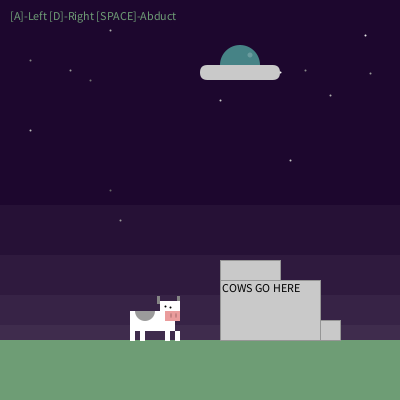
Frame 1 (no input)
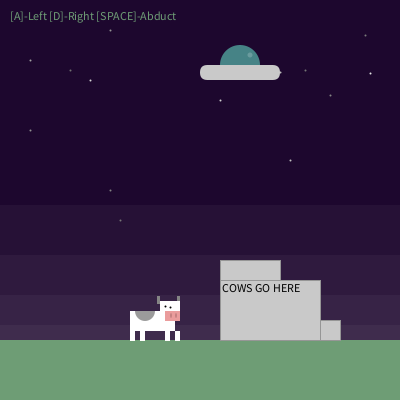
Frame 60 (the mouse pressed at the canvas centre just before this capture)
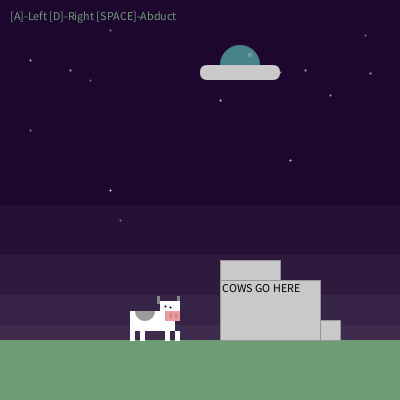
Frame 120 (the mouse held since frame 60 and released just before this capture)

The Processing sketch that drew these frames (run headless with seeded random() and noise(); from frame 60 on, the mouse is pressed at the canvas centre):

// Processing sketch: processing_165559
// ── processing_165559.pde

//INTERACTIVE TOY ASSIGNMENT
//by Brennan McNamara
//References: http://processing.org/discourse/beta/num_1139256015.html
//            Cylon Lander example


float gravity;

float shipX;
float shipY;

float shipXspeed;

float cowColorR;
float cowColorG;
float cowColorB;
float cowSpotAlpha;
float cowX;
float cowY;
float cowSpeed; 
float cowGround; //how far can the cow fall?

boolean cowcangoright;
boolean cowcangoleft;
boolean cowcanfall;
boolean cowbeamX;
boolean cowbeamY; //lets me know if the cow is effected by gravity or not
boolean cowalive; //not in use

//CONTROLS These make it so I can press multiple keys at a time.
boolean aPressed;
boolean dPressed;
boolean spacePressed;


void setup() {
  size(400, 400);
  background(110, 157, 117);
  gravity=1;
  cowColorR=255;
  cowColorG=255;
  cowColorB=255;
  cowSpotAlpha=100;
  cowalive=true;
  cowbeamX=false;
  cowbeamY=false;
  cowcangoright=true;
  cowcangoleft=true;
  aPressed=false;
  dPressed=false;
  spacePressed=false;
  shipandcowstart();
  cowGround=340;
}

//"INITIALIZE" SHIP AND COW
void shipandcowstart() {
  shipX=width/2;
  shipY=70;
  shipXspeed=0;
  //shipYspeed=0;
  cowX=130;
  cowY=340;
}

void draw() {
  drawscenery();
  drawstars();
  displaycontrols();
  moveship();
  drawship();
  updatecow();
  limitcow();
  drawcow(); 
  killcow(); 
  drawbeam();
  drawgrinder();
}

//BACKGROUND WITH STARS, GRADIENT, BARN
void drawscenery() {
  noStroke();
  fill(29, 7, 46);
  rect(0, 0, width, 340);
  horizonfadealphas();
  //GRASS
  fill(110, 157, 117); //green
  rect(0, 340, 340, 60);
}


//STARS - I referenced cylon_lander example
void drawstars() {
  strokeWeight(2);
  stroke(random(100, 255));
  point(220, 100);
  stroke(random(100, 255));
  point(250, 70);
  stroke(random(100, 255));
  point(280, 72);
  stroke(random(100, 255));
  point(305, 70);
  stroke(random(100, 255));
  point(365, 35);
  stroke(random(100, 255));
  point(370, 73);
  stroke(random(100, 255));
  point(330, 95);
  stroke(random(100, 255));
  point(30, 130);
  stroke(random(100, 255));
  point(70, 70);
  stroke(random(100, 255));
  point(90, 80);
  stroke(random(100, 255));
  point(30, 60);
  stroke(random(100, 255));
  point(110, 190);
  stroke(random(100, 255));
  point(120, 220);
  stroke(random(100, 255));
  point(110, 30);
  stroke(random(100, 255));
  point(290, 160);
}

void displaycontrols() {
  text("[A]-Left [D]-Right [SPACE]-Abduct", 10, 20);
}

void moveship() {
  if (shipX>0 && aPressed==true) {
    shipX=shipX-1.5;
  }
  if (shipX+80<400 && dPressed==true) {
    shipX=shipX+1.5;
  }
}

//DRAW SHIP!
void drawship() {
  //SHIP BASE
  noStroke();
  fill(201); //grey
  rect(shipX, shipY-5, 80, 15, 15);
  //BUBBLE WINDOW
  fill(70, 131, 134); //blue
  ellipseMode(CENTER);
  arc(shipX+40, shipY-5, 40, 40, PI, TWO_PI);
  fill(255, 255, 255, 50);
  ellipse(shipX+50, shipY-15, 5, 5);


}


//LIMIT COW so he doesn't magically phase through mean grinder
void limitcow() {

  //COW Y LIMITS
  if (320 > cowX && cowX > 280) {
    cowGround=280;
  } else if (cowX+50 >= 220 && cowX <= 220) {
    cowGround=260;
  } else if (cowX+50 >= 280 && cowX <280) {
    cowGround=260;
  } else {
    cowGround=340;
  }
}
//COW X LIMITS - Absolutely could not get these to work. No idea why. Leaving them in case you'd want to see my process
// if (cowY >= 260) {
//  fill(0, 255, 0);
//   rect(40, 40, 40, 40);
//  if (cowX+50 == 220) {
//     float constraincowX = constrain(cowX, 0, 170);
//    cowX = constraincowX;
//     cowcangoright=false;
//   }
// }

//UPDATE COW'S POSITION
void updatecow() {
  //TEMPORARY
  if (cowbeamX==true) {
    fill(0, 255, 0);
  } 
  if (cowbeamX==false) {
    fill(255, 0, 0);
  }

  //IS BEAM ON?
  if (spacePressed==true) {
    //Is cow slightly to left of beam? Yes -> Move right
    if (cowX>shipX-10 && cowX<=shipX+20 && cowcangoright==true) {
      cowSpeed=.5;
      cowX=cowX+cowSpeed;
      cowbeamX=true;
      //Is cow on the right? Yes -> Move left
    } else if (cowX+45>=shipX+65 && cowX+45<shipX+90 && cowcangoleft==true) { 
      cowSpeed=.5;
      cowX=cowX-cowSpeed;
      cowbeamX=true;
    } else

      cowbeamX=false;
    cowbeamY=false;

    //Y
    if (cowX>shipX-10 && cowX<=shipX+20) {
      cowbeamY=true;
    } else if (cowX+45>=shipX+65 && cowX+45<shipX+90) {
      cowbeamY=true;
    }
  } else {

    cowbeamY=false;
    cowbeamX=false;
  }

  //Is cow being beamed and not too high? Yes -> Decrease Y (rise)
  if (cowbeamY==true && cowY-45>=shipY+60) {

    cowY = cowY-.3;
  }
  //Is cow not being beamed and in the air? Yes -> Increase Y (fall)
  if (cowbeamY==false && cowbeamX==false && cowY<=cowGround) {
    cowY=cowY+gravity;
  }
}



//DRAW COW!
void drawcow() {
  //BODY
  noStroke();
  fill(cowColorR, cowColorG, cowColorB);
  rect(cowX, cowY-30, 45, 20);
  //LEGS, left to right
  rect(cowX, cowY-10, 5, 10);
  rect(cowX+10, cowY-10, 5, 10);
  rect(cowX+35, cowY-10, 5, 10);
  rect(cowX+45, cowY-10, 5, 10);
  //HEAD
  rect(cowX+30, cowY-40, 20, 20);
  //SPOT on back
  fill(0, 0, 0, cowSpotAlpha);
  ellipseMode(CORNER);
  arc(cowX+5, cowY-40, 20, 20, 0, PI); 
  //NOSE
  fill(234, 156, 156); //PINK
  rect(cowX+35, cowY-30, 15, 10);
  //NOSTRILS
  fill(196, 129, 129); //DARK PINK
  ellipse(cowX+40, cowY-28, 2, 5);
  ellipse(cowX+45, cowY-28, 2, 5);
  //HORNS
  fill(133);
  rect(cowX+27, cowY-45, 3, 8);
  rect(cowX+47, cowY-45, 3, 5);
  //EYES
  stroke(0);
  strokeWeight(2);
  point(cowX+35, cowY-35); //left
  point(cowX+40, cowY-34); //right
}

//KILL COW - When cow goes inside the grinder, draw guts.
void killcow() {
  if (cowX>=221 && cowX+50<=279 && cowY>320) {
    drawguts();
  }
}

//DRAW GUTS - Spits guts out of the grinder and changes cow color to red
void drawguts() {
  float randomred = random(120, 220);
  float randombloodX = random(340, 400);
  float randombloodY = random(325, 350);
  //PILE O' GUTS  
  noStroke();
  fill(randomred, 0, 0);
  rect(randombloodX, randombloodY, 5, 5);


  text("OWIE, PLEASE PULL ME OUT!", 200, 220);

  cowColorR=255;
  cowColorG=0;
  cowColorB=0;
  cowSpotAlpha=0;
}

//DRAW BEAM! while spacebar is being pressed
void drawbeam() {
  if (spacePressed==true) {
    noStroke();
    fill(0, 255, 0, 30);
    rect(shipX+20, shipY+10, 40, 260);
  }
}

//GRINDER
void drawgrinder() {
  strokeWeight(1);
  stroke(150);
  fill(201);
  rect(220, 260, 60, 20); //top
  rect(220, 280, 100, 60); //base
  rect(320, 320, 20, 20); //out
  fill(0);
  text("COWS GO HERE", 222, 292);
}

//CONTROLS
void keyPressed() {
  //A KEYPRESS
  if (shipX>0) {
    if (key=='a' || key=='A') {
      aPressed=true;
    }
  }
  //D KEYPRESS
  if (shipX+80<400) {
    if (key=='d' || key=='D') {
      dPressed=true;
    }
  }
  //SPACEBAR KEYPRESS
  if (shipX+80<400) {
    if (key==' ') {
      spacePressed=true;
    }
  }
}

void keyReleased() {
  //A KEY RELEASE
  if (key=='a' || key=='A') {
    aPressed=false;
  }
  //D KEY RELEASE
  if (key=='d' || key=='D') {
    dPressed=false;
  }
  //SPACEBAR KEY RELEASE
  if (key==' ') {
    spacePressed=false;
  }
}




//SKY GRADIENT
void horizonfadealphas() {
  fill(255, 255, 255, 10);
  rect(0, 325, width, 15); //horizon
  fill(255, 255, 255, 10);
  rect(0, 295, width, 45);
  fill(255, 255, 255, 10);
  rect(0, 255, width, 85);
  fill(255, 255, 255, 10);
  rect(0, 205, width, 135); //sky
}
